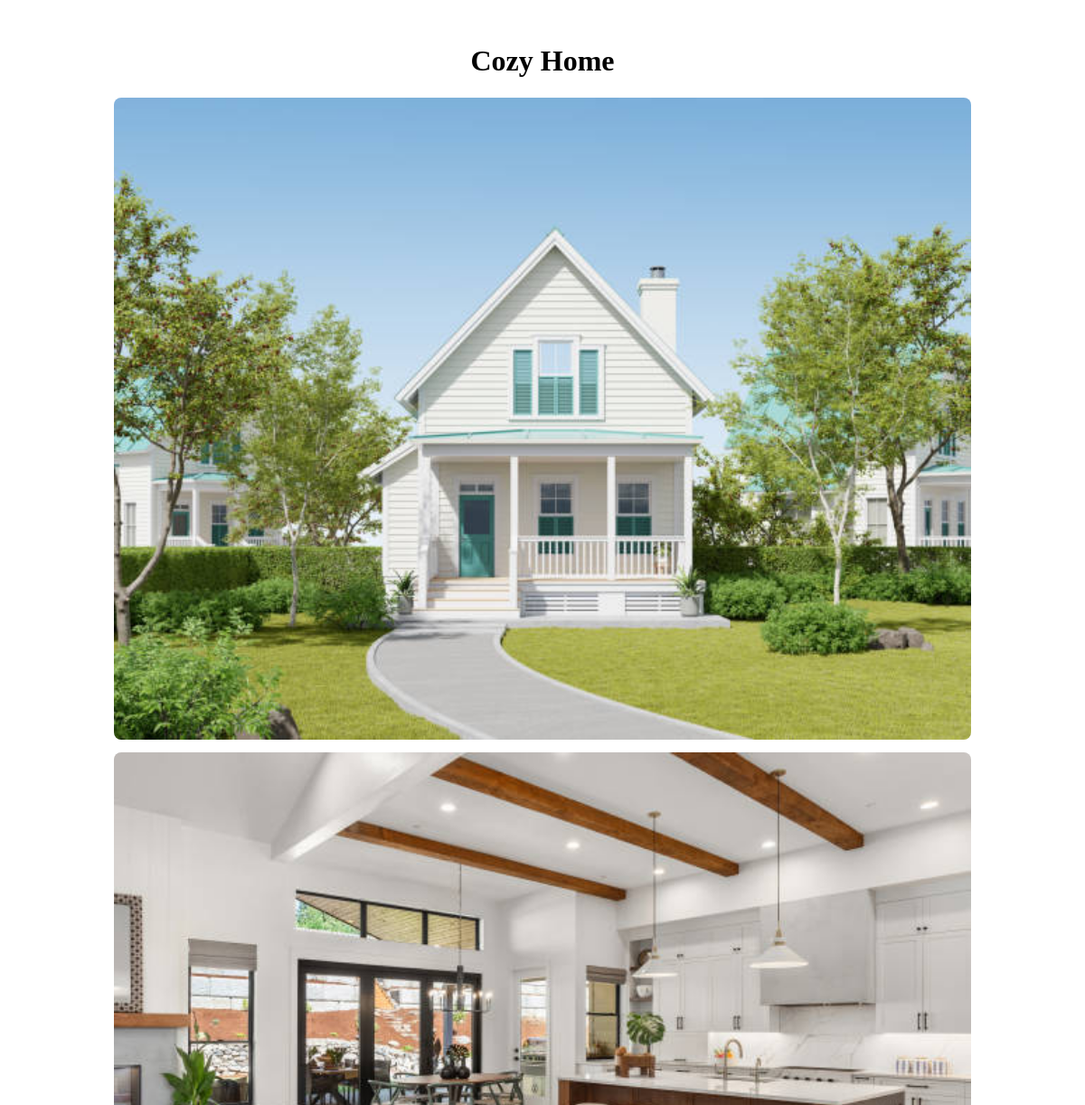
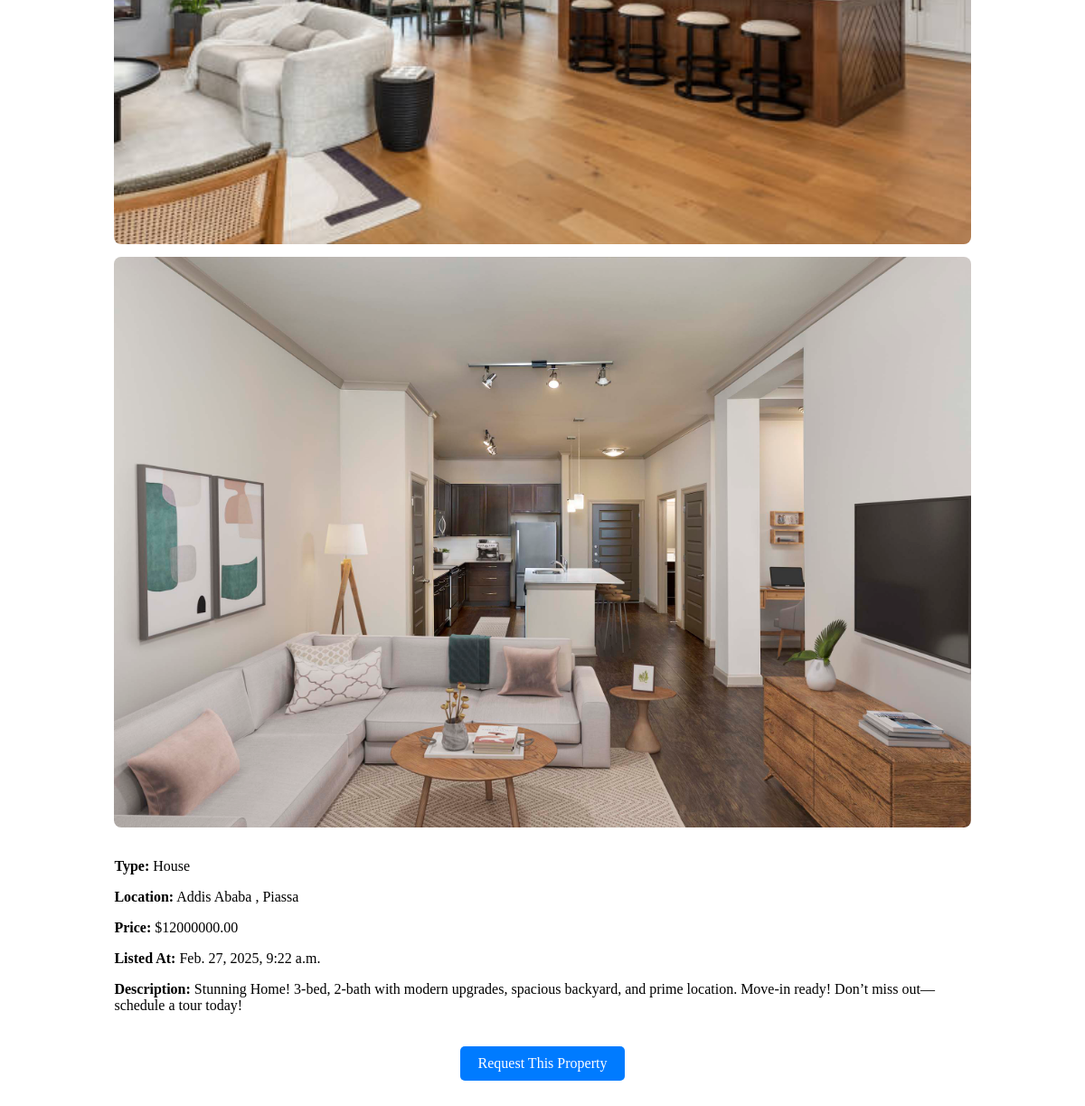
The page /property/3/ on the database its author committed (2 pictures, top to bottom).
### properties/models.py (models this page shows, shortened)
class Property(models.Model):
    PROPERTY_TYPES = [
        ('house', 'House'),
        ('apartment', 'Apartment'),
        ('office', 'Office'),
        ('shop', 'Shop'),
    ]
    STATUS_CHOICES = [
        ('sale', 'For Sale'),
        ('rent', 'For Rent')
    ]
    owner = models.ForeignKey(User, on_delete=models.CASCADE, default=get_default_owner, related_name="properties")
    title = models.CharField(max_length=200)
    description = models.TextField()
    property_type = models.CharField(max_length=20, choices=PROPERTY_TYPES)
    location = models.CharField(max_length=255)
    price = models.DecimalField(max_digits=10, decimal_places=2)
    status = models.CharField(max_length=10, choices=STATUS_CHOICES, default='sale')
    listed_at = models.DateTimeField(auto_now_add=True)

class PropertyImage(models.Model):
    property = models.ForeignKey(Property, on_delete=models.CASCADE, related_name="images")
    image = models.ImageField(upload_to="property_images/")

### properties/views.py (the view)
# urls.py: path('property/<int:pk>/', property_detail, name='property_detail'),
def property_detail(request, pk):
    property_obj = get_object_or_404(Property, pk=pk)
    return render(request, 'properties/property_detail.html', {'property': property_obj})

### delala/cors.py (called while the page is built)
    def __call__(self, request):
        origin = request.headers.get("Origin")
        if request.method == "OPTIONS" and origin in ALLOWED_ORIGINS:
            response = HttpResponse()
            self._apply_cors(response, origin)
            return response
        response = self.get_response(request)
        if origin in ALLOWED_ORIGINS:
            self._apply_cors(response, origin)
        return response

### properties/templates/properties/property_detail.html (shortened to what this page needs)
<!DOCTYPE html>
<html lang="en">
<head>
</head>
<body>
    <div class="container">
        <h1>{{ property.title }}</h1>
        <div class="property-images">
            {% for image in property.images.all %}
                <img src="{{ image.image.url }}" alt="Property Image">
            {% endfor %}
        </div>
        <div class="property-info">
            <p><strong>Type:</strong> {{ property.get_property_type_display }}</p>
            <p><strong>Location:</strong> {{ property.location }}</p>
            <p><strong>Price:</strong> ${{ property.price }}</p>
            <p><strong>Listed At:</strong> {{ property.listed_at }}</p>
            <p><strong>Description:</strong> {{ property.description }}</p>
        </div>
        <a href="#" class="request-btn">Request This Property</a>
    </div>
</body>
</html>

### properties/templates/properties/property_detail.html (style rules this page uses)
.container { width: 80%; margin: auto; padding: 20px; text-align: center; }
.property-info { text-align: left; margin-top: 20px; }
.property-images img { width: 100%; height: auto; border-radius: 8px; margin-bottom: 10px; }
.request-btn { display: inline-block; margin-top: 20px; padding: 10px 20px; font-size: 16px; color: white; background-color: #007bff; border: none; border-radius: 5px; cursor: pointer; text-decoration: none; }

### rows shown on the page
Property: title "Cozy Home", property_type "House", location "Addis Ababa , Piassa", price "12000000.00", listed_at "Feb. 27, 2025, 9:22 a.m.", description "Stunning Home! 3-bed, 2-bath with modern upgrades, spacious backyard, and prime location. Move-in ready! Don’t miss out—schedule a tour today!"
PropertyImage: image (picture)
PropertyImage: image (picture)
PropertyImage: image (picture)
